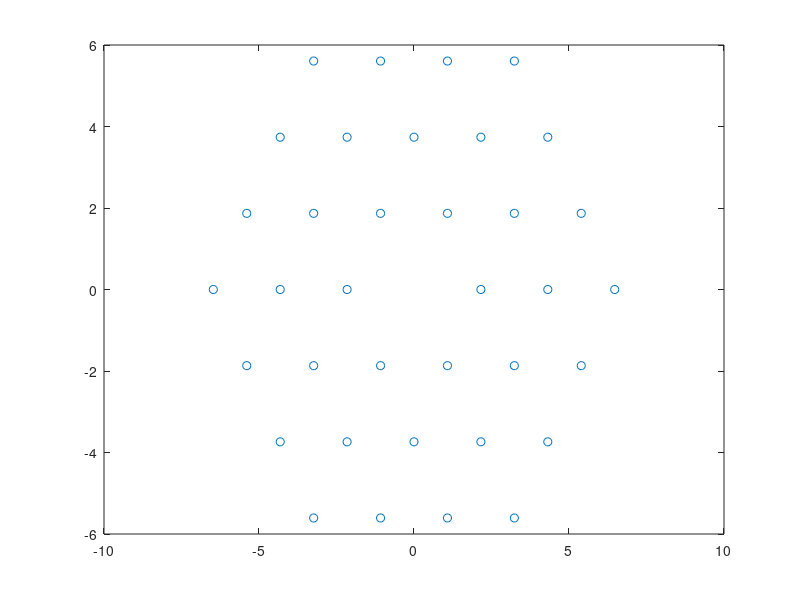
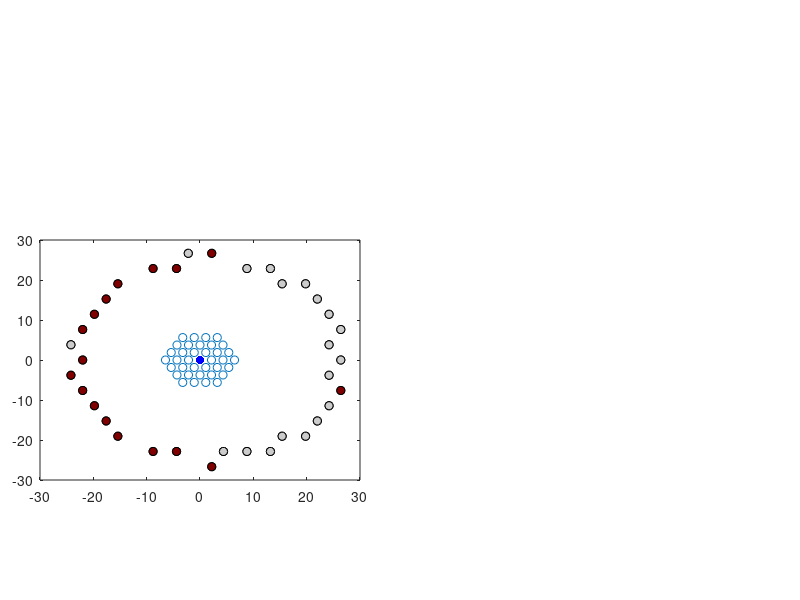

Write the MATLAB code that produced these figures, in order. (Note: this script raises an error after producing the figures.)
clear all
close all

addpath('')
target = load('multip_capturetarget0.txt');
cargo = load('multip_capturecargo0.txt');
data = load('multip_capturexyz_0.txt');
N = max(data(:,1))+1;
np = N;
targetlineflag = 1;
dt = 2;
a=1e-6;
k=1.38e-23;
T=293.15;
figure(1)
plot(target(1:N,2),target(1:N,3),'linestyle','none','marker','o')
hold on



tx = target(:,2);
ty = target(:,3);

cargox = cargo(:,1);
cargoy = cargo(:,2);

x = data(:,2);
y = data(:,3);


dist = data(:,10);
targetIdx = data(:,9);

phi = data(:,5);
u = data(:,8);
nframe = length(x)/N;
mvflag = 1;

x= reshape(x,N,nframe);
y =reshape(y,N,nframe);
phi = reshape(phi,N,nframe);
tx = reshape(tx,N,nframe);
ty = reshape(ty,N,nframe);
cargox = reshape(cargox,1,nframe);
cargoy = reshape(cargoy,1,nframe);
dist = reshape(dist,N,nframe);
targetIdx = reshape(targetIdx,N,nframe);

phi = reshape(phi,N,nframe);
u = reshape(u,N,nframe);

%calculate the energy
%%%%%%%%%%%%

colorSet={'yellow','red'};
cSet=jet(64);
colorSet=cSet(40:end,:);

counter = 1;
if mvflag == 1
skip = 1;
for n=1:skip:300
    

figure(10)
set(gcf, 'Position', [1, 1, 1449*0.8, 895*0.8]);
set(gcf,'Units','normal')
pos1 = [0.05 0.2 0.40 0.40];
subplot('Position',pos1)


plot(tx(:,n),ty(:,n),'linestyle','none','marker','o','markersize',6)

hold on
plot(x(:,n),y(:,n),'linestyle','none','marker','o','markersize',6,'markerfacecolor','none','markeredgecolor','black');
plot(cargox(:,n),cargoy(:,n),'linestyle','none','marker','o','markersize',6,'markerfacecolor',[0 0 1],'markeredgecolor','none');

for c = 1:N
    coloridx = min(floor(u(c,n)/0.04)+1,25);
    if coloridx == 1
        plot(x(c,n),y(c,n),'linestyle','none','marker','o','markersize',6,'markerfacecolor',[0.8 0.8 0.8],'markeredgecolor','black');
    else
        plot(x(c,n),y(c,n),'linestyle','none','marker','o','markersize',6,'markerfacecolor',colorSet(coloridx,:),'markeredgecolor','black');   
    end
end
    arrow([x(:,n) y(:,n)],[x(:,n)+1.0*cos(phi(:,n)) y(:,n)+1.0*sin(phi(:,n))],'Length',5)
    centerx = mean(x(:,n));
    centery = mean(y(:,n));
    d = ((centerx - cargox(n))^2 + (centery - cargoy(n))^2);
    
    %speed
%    Vc = sum(u(:,n).*cos(phi(:,n)));
    % energy efficiency
%    ene_eff =  sum(u(:,n).^2.*cos(phi(:,n)).^2)/sum(u(:,n).*u(:,n));
%    Wsp = sum(u(:,n).*u(:,n));
%    W_C = sum(u(:,n).^2.*cos(phi(:,n)).^2);
%    W_T = sum(u(:,n).^2.*cos(phi(:,n)).^2);
%    ene_eff_set(counter) = ene_eff;
%    Vset(counter) = speed;
%    epi_cap(counter) = d;
%    caption1 = ['time = ' num2str(floor(n*dt)) '   s'  '    x_c/a =' num2str(cargox(n),'%.2f') ' \Deltar /a =' num2str(d,'%.2f')  '  \Deltar_c/a = ' num2str(d,2) ];
    caption{1} = ['time = ' num2str(floor(n*dt),'%6d') ' s' ];
    caption{2} = ['x_c/a = ' num2str(cargox(n),'%6.2f') ];
    caption{3} = ['y_c/a = ' num2str(cargoy(n),'%6.2f')];
    caption{4} = ['\Deltar_m/a=' num2str(mean(dist(:,n)),'%6.2f') ];
    caption{5} = ['\Deltar_c/a=' num2str(d,'%6.2f') ];



        xshift = +cargox(:,n);
        yshift = cargoy(:,n);
        xlim([-35+xshift 35+xshift])
    ylim([-35+yshift 35+yshift])

     for kk = 1:5
    text(-45 + (kk-1)*25 +xshift,41+yshift,caption{kk},'FontSize',12);
     end
    % saveas(gcf,['frame' num2str(n,'%05d') '.tif'])
  set(gcf, 'Color', 'w');
%  polish;
%  pbaspect([1 1 1])
% 
%  set(gcf, 'Position', [1, 1, 1049*0.8, 895*0.8]);
%  set(gcf,'Units','normal')
% set(gca,'Position',[0.2 0.2 0.6 0.6])

xlabel('x / a')
ylabel('y / a')
set(gca,'linewidth',2,'fontsize',20,'fontweight','bold','plotboxaspectratiomode','auto','xminortick','on','yminortick','on');
set(gca,'TickLength',[0.04;0.02]);
pbaspect([1 1 1])


figure(10)
hold on
pos2 = [0.5 0.2 0.4 0.4];
subplot('Position',pos2)

color2 = jet(64);

n_seg_length = floor(300/64);
seg_idx = floor(n/n_seg_length);
seg_idx = max(1,seg_idx);
seg_idx = min(64,seg_idx);
for j=1:seg_idx
    startp = (j-1)*n_seg_length + 1;
    endp = startp + n_seg_length;
    for i = 1:N 

    plot(x(i,startp:endp),y(i,startp:endp),'color',color2(j,:),'linewidth',1);
    hold on;
    end
end
% for i = 1:N
%   
% 
%  %   endp = startp + N;
%     plot(x(i,1:n),y(i,1:n),'color','red','linewidth',1);
%     hold on
% end
hold on
plot(cargox(1:skip:n),cargoy(1:skip:n),'black','linewidth',2);
xlim([-40 40])
ylim([-40 40])

xlabel('x / a')
ylabel('y / a')
set(gca,'linewidth',2,'fontsize',20,'fontweight','bold','plotboxaspectratiomode','auto','xminortick','on','yminortick','on');
set(gca,'TickLength',[0.04;0.02]);
pbaspect([1 1 1])
 filename = ['img/frame' num2str(n,'%05d') '.png'];
 export_fig(filename, '-png','-nocrop');
 %export_fig filename
 close(10)
 counter = counter + 1;
    end
end


